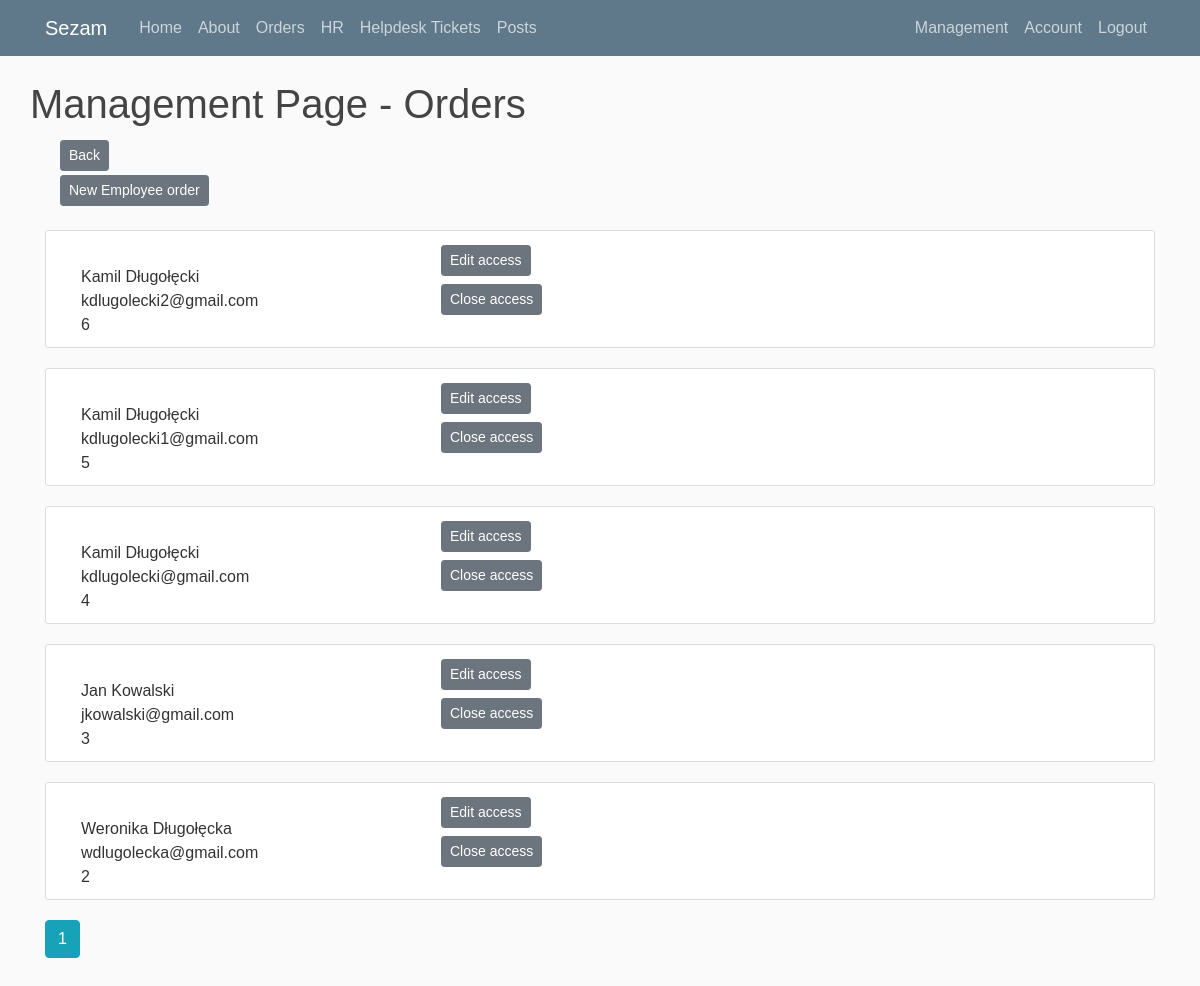
Page /order/my_employee (signed in) on the committed database.
### sezam.py (models this page shows, shortened)
class Order(db.Model):
    id = db.Column(db.Integer, primary_key=True)
    typ = db.Column(db.String(20), nullable=False)
    worker_name = db.Column(db.String(20), nullable=False)
    worker_surname = db.Column(db.String(120), nullable=False)
    date_posted = db.Column(db.DateTime, nullable=False, default=datetime.utcnow)
    supervisor_id = db.Column(db.Integer, db.ForeignKey('user.id'), nullable=False)
    supervisor = db.Column(db.String(100), nullable=False)
    department = db.Column(db.String(100), nullable=False)
    date_start = db.Column(db.DateTime, nullable=False)
    date_end = db.Column(db.DateTime, nullable=False)
    login = db.Column(db.String(100))
    login_status = db.Column(db.String(100), default='In progress')
    email = db.Column(db.String(100))
    email_status = db.Column(db.String(100), default='In progress')
    status = db.Column(db.String(100), default='In progress')
    privilege = db.Column(db.String(100))
    user_id = db.Column(db.String(100))
    status_cancel = db.Column(db.String(100), default='-')

### sezam.py (the view)
@app.route("/order/my_employee")
@login_required
def my_users_orders():
    if current_user.privilege=='User':
        return redirect(url_for('about'))
    else:
        page = request.args.get('page', 1, type=int)
        orders = Order.query.filter_by(supervisor_id=current_user.id).order_by(Order.date_posted.desc()).paginate(page=page, per_page=10)
        return render_template('my_users_orders.html', orders=orders)

### sezam.py (called while the page is built)
@login_manager.user_loader
def load_user(user_id):
    return User.query.get(int(user_id))

### templates/my_users_orders.html (shortened to what this page needs)
{% extends "layout2.html" %}
{% block content %}
    <h1>Management Page - Orders</h1><br><br>
    <div class="container">
        <div class="col">
          <a class="btn btn-secondary btn-sm mt-1" href="{{ url_for('orders') }}">Back</a>
        </div>
        <div class="col">
          <a class="btn btn-secondary btn-sm mt-1" href="{{ url_for('new_employee') }}">New Employee order</a>
        </div>
      </div>
    </div>
    <br>
            {% for order in orders.items %}
               {% if order.supervisor_id == current_user.id and order.typ == 'New Employee' %}
                    <article class="media content-section2"><br>
                        <div class="container">
                            <div class="row">
                                <div class="col">
                                    <br>{{ order.worker_name }} {{ order.worker_surname }} <br>
                                        {{ order.email }} <br>
                                        {{ order.user_id}} <br>
                                </div>
                                <div class="col">
                                  {% if order.user_id != 'brak' %}
                                    <a href="/edit_access_employee/{{order.user_id}}" class="btn btn-secondary btn-sm m-1">Edit access</a><br>
                                    <a href="/order/{{order.id}}" class="btn btn-secondary btn-sm m-1">Close access</a>
                                  {% endif %}
                                  </div>
                                <div class="col"></div>
                            </div>
                        </div>
                    </article>
                {% endif %}
            {% endfor %}
        <ul class="pagination">
        {% for page_num in orders.iter_pages(left_edge=1, right_edge=1, left_current=1, right_current=2) %}
            {% if page_num %}
              {% if orders.page == page_num %}
                <a class="btn btn-info mb-4" href="{{ url_for('orders', page=page_num) }}">{{ page_num }}</a>
              {% else %}
                <a class="btn btn-outline-info mb-4" href="{{ url_for('orders', page=page_num) }}">{{ page_num }}</a>
              {% endif %}
            {% else %}
              ...
            {% endif %}
        {% endfor %}
        </ul>
{% endblock content %}

### static/main.css (style rules this page uses)
body { background: #fafafa; color: #333333; margin-top: 5rem; }
h1, h2, h3, h4, h5, h6 { color: #444444; }
.content-section2 { background: #ffffff; padding: 10px 20px; border: 1px solid #dddddd; border-radius: 3px; margin-bottom: 20px; font-weight: 500; width:100%; height:100%; }
ul { list-style-type: none; }
body { font-family: Verdana, sans-serif; }

### rows in the picture
Order: worker_name "Kamil", worker_surname "Długołęcki", email "kdlugolecki2@gmail.com", user_id "6"
Order: worker_name "Kamil", worker_surname "Długołęcki", email "kdlugolecki1@gmail.com", user_id "5"
Order: worker_name "Kamil", worker_surname "Długołęcki", email "kdlugolecki@gmail.com", user_id "4"
Order: worker_name "Jan", worker_surname "Kowalski", email "jkowalski@gmail.com", user_id "3"
Order: worker_name "Weronika", worker_surname "Długołęcka", email "wdlugolecka@gmail.com", user_id "2"

### other values in the picture
{{ page_num }} "1"
